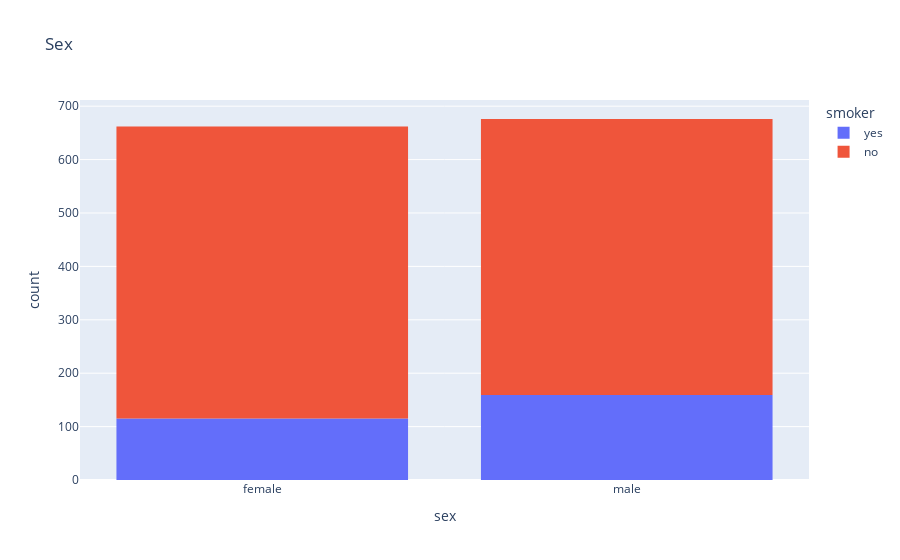

This figure's notebook cell:
### Markdown cell above
> **EXERCISE**: Visualize the distributions of the "sex", "region" and "children" columns and report your observations.

### Code cell
px.histogram(insurance_df, x='sex', color='smoker', title='Sex')

### Figure 1 — Plotly figure (JSON) as saved in the notebook; plotly's stock layout.template omitted (floating-point values rounded to 4 significant figures; data arrays with more than 128 entries replaced by an {"elided": "..."} marker saying what was removed)
{"data": [{"bingroup": "x", "hovertemplate": "smoker=yes<br>sex=%{x}<br>count=%{y}<extra></extra>", "legendgroup": "yes", "marker": {"color": "#636efa", "pattern": {"shape": ""}}, "name": "yes", "orientation": "v", "showlegend": true, "type": "histogram", "x": {"elided": "274 str values"}, "xaxis": "x", "yaxis": "y"}, {"bingroup": "x", "hovertemplate": "smoker=no<br>sex=%{x}<br>count=%{y}<extra></extra>", "legendgroup": "no", "marker": {"color": "#EF553B", "pattern": {"shape": ""}}, "name": "no", "orientation": "v", "showlegend": true, "type": "histogram", "x": {"elided": "1064 str values"}, "xaxis": "x", "yaxis": "y"}], "layout": {"barmode": "relative", "legend": {"title": {"text": "smoker"}, "tracegroupgap": 0}, "title": {"text": "Sex"}, "xaxis": {"anchor": "y", "domain": [0, 1], "title": {"text": "sex"}}, "yaxis": {"anchor": "x", "domain": [0, 1], "title": {"text": "count"}}}}
